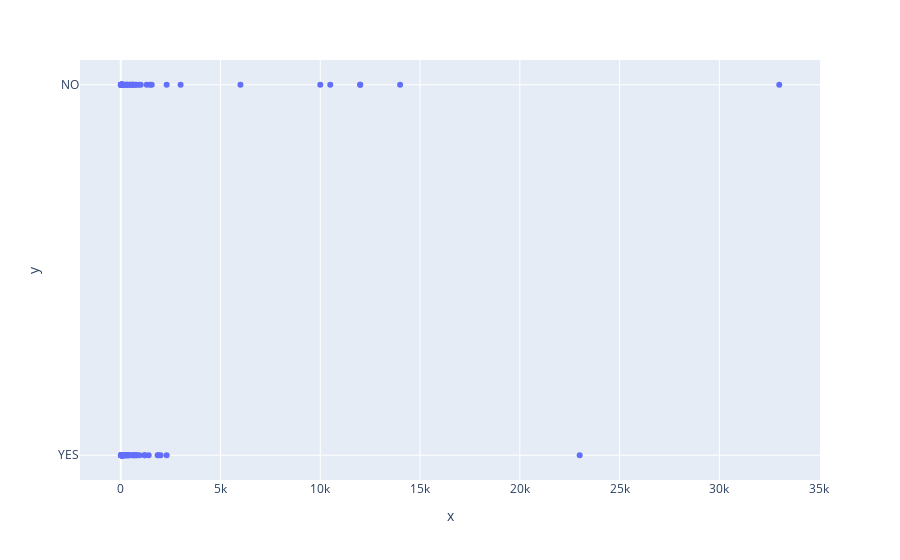

Notebook cell for this chart:
### Code cell
#pd.read_excel('dataset_1.xlsx', index_col=0) 
# NUmerber of employes vs answer
import seaborn as sns
#sns.scatterplot(x="Number of employees:", y="Answer", data=df1)

fig = px.scatter(df1, x=df1.iloc[:, 2], y=df1.iloc[:, 8])
fig.update_traces(mode='markers')
fig.show()

### Figure 1 — Plotly figure (JSON) as saved in the notebook; plotly's stock layout.template omitted (floating-point values rounded to 4 significant figures)
{"data": [{"hovertemplate": "x=%{x}<br>y=%{y}<extra></extra>", "legendgroup": "", "marker": {"color": "#636efa", "symbol": "circle"}, "mode": "markers", "name": "", "orientation": "h", "showlegend": false, "type": "scatter", "x": [750, 81, 50, 150, 1850, 23000, 820, 600, 23, 650, 69, 460, 95, 350, 220, 75, 300, 37, 248, 60, 80, 5, 150, 150, 400, 23, 35, 760, 48, 280, 35, 200, 2300, 630, 100, 16, 1200, 32, 30, 350, 430, 220, 90, 942, 1200, 22, 23, 95, 130, 17, 1400, 150, 1900, 2000, 1, 70, 639, 11, 85, 90, 55, 90, 2300, 28, 40, 12, 350, 10500, 900, 15, 30, 1462, 456, 1300, 120, 140, 300, 40, 450, 10000, 100, 62, 20, 4, 600, 550, 1000, 578, 90, 300, 150, 12000, 6000, 1553, 33000, 750, 3000, 90, 250, 12000, 14000, 770], "xaxis": "x", "y": ["YES", "YES", "YES", "YES", "YES", "YES", "YES", "YES", "YES", "YES", "YES", "YES", "YES", "YES", "YES", "YES", "YES", "YES", "YES", "YES", "YES", "YES", "YES", "YES", "YES", "YES", "YES", "YES", "YES", "YES", "YES", "YES", "YES", "YES", "YES", "YES", "YES", "YES", "YES", "YES", "YES", "YES", "YES", "YES", "YES", "YES", "YES", "YES", "YES", "YES", "YES", "YES", "YES", "YES", "NO", "NO", "NO", "NO", "NO", "NO", "NO", "NO", "NO", "NO", "NO", "NO", "NO", "NO", "NO", "NO", "NO", "NO", "NO", "NO", "NO", "NO", "NO", "NO", "NO", "NO", "NO", "NO", "NO", "NO", "NO", "NO", "NO", "NO", "NO", "NO", "NO", "NO", "NO", "NO", "NO", "NO", "NO", "NO", "NO", "NO", "NO", "NO"], "yaxis": "y"}], "layout": {"autosize": true, "legend": {"tracegroupgap": 0}, "margin": {"t": 60}, "xaxis": {"anchor": "y", "autorange": true, "domain": [0, 1], "range": [-1946.0, 34950.0], "title": {"text": "x"}, "type": "linear"}, "yaxis": {"anchor": "x", "autorange": true, "domain": [0, 1], "range": [-0.0709, 1.071], "title": {"text": "y"}, "type": "category"}}}
